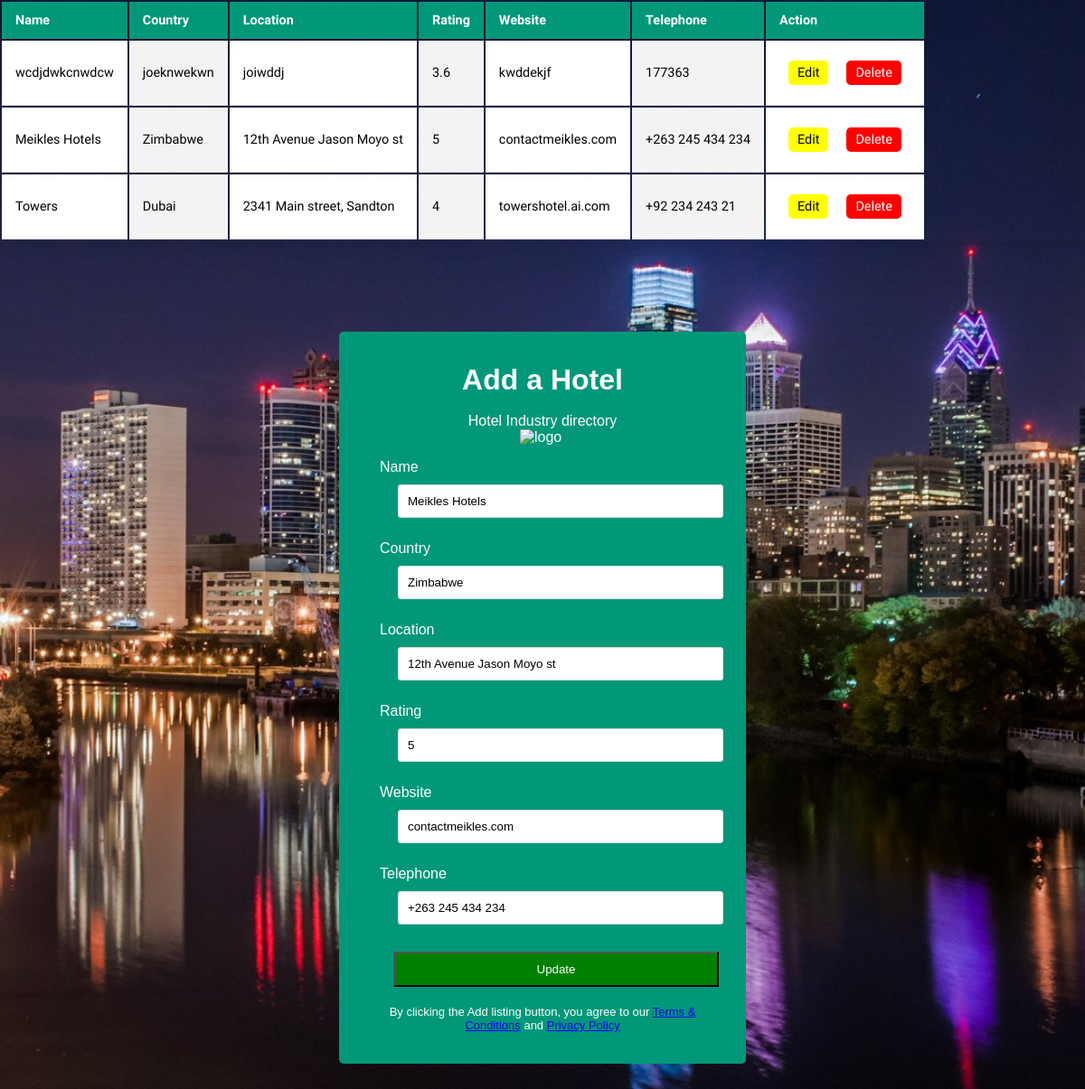
Page /index.php?edit=16 on the committed database.
### tables this page shows
CREATE TABLE `hotel_management` (
  `id` int(6) NOT NULL,
  `Name` text NOT NULL,
  `Country` text NOT NULL,
  `Location` varchar(100) NOT NULL,
  `Rating` double NOT NULL,
  `Website` varchar(100) NOT NULL,
  `Telephone` varchar(100) NOT NULL
);

### database.php (called while the page is built, shortened)
<?php
$mysqli = new mysqli('localhost','root','','hotels2020') or die(mysqli_error($mysqli));
if(isset($_GET['edit']))
{$id = $_GET['edit'];
$update = true;
  $result = $mysqli->query("SELECT * FROM hotel_management WHERE id=$id") or die($mysqli->error);
  if($result->num_rows){
    $row = $result->fetch_array();
    $name = $row['Name'];
    $country = $row['Country'];
    $location = $row['Location'];
    $rating = $row['Rating'];
    $website = $row['Website'];
    $telephone = $row['Telephone'];
  }
}

### index.php (the view, shortened to what this page needs)
<!DOCTYPE html>
<html lang="en">
<head>
    <link rel="stylesheet" href="style.css">
  </head>
<body>
<?php require_once 'database.php'; ?>
<?php
$mysqli = new mysqli('localhost','root','','hotels2020') or
die(mysqli_error($mysqli));
$result = $mysqli->query(" SELECT * FROM  hotel_management") or die($mysqli->error);
?>
<div class ="table-container">
 <table>
  <thead>
			<tr>
				<th>Name</th>
				<th>Country</th>
				<th>Location</th>
				<th>Rating</th>
				<th>Website</th>
				<th>Telephone</th>
				<th colspan="2">Action</th>
			</tr>
    </thead>
    <?php
    while ($column = $result->fetch_assoc()):?>
		<tbody>
			<tr>
				<td><?php echo $column['Name'];?></td>
				<td><?php echo $column['Country'];?></td>
				<td><?php echo $column['Location'];?></td>
				<td><?php echo $column['Rating'];?></td>
				<td><?php echo $column['Website'];?></td>
				<td><?php echo $column['Telephone'];?></td>
				<td>
            <a style="float: left;margin:10px;" href="index.php?edit=<?php echo $column['id']; ?>" class="btn btn-info" >Edit</a>
            <a style="float: right;margin:10px;" href="database.php?delete=<?php echo $column['id']; ?>" class="btn btn-danger">Delete</a>
        </td>
      </tr>
      <?php endwhile; ?>
		</tbody>
	</table>
</div>
<main>
<div id="container">
      <div class="form-wrap">
        <h1>Add a Hotel</h1><br>
        <p>Hotel Industry directory</p>
        <img class="logo" src="image\Daco_4104998.png" alt="logo">
        <form action="database.php" method="POST" >
          <div class="form-group">
            <label for="name">Name</label>
            <input type="text" name="name" value="<?php echo $name; ?>" id="name" placeholder="Enter name of hotel..." />
          </div>
          <div class="form-group">
            <label for="country">Country</label>
            <input type="text" name="country"  value="<?php echo $country; ?>" id="country" placeholder="..." />
          </div>
          <div class="form-group">
            <label for="location">Location</label>
            <input type="text" name="location"   value="<?php echo $location; ?>" id="location" placeholder="Include city name..." />
          </div>
          <div class="form-group">
            <label for="rating">Rating</label>
            <input type="double" name="rating"  value="<?php echo $rating; ?>" id="rating" placeholder="..."  />
          </div>
          <div class="form-group">
            <label for="website">Website</label>
            <input type="text" name="website" id="website"  value="<?php echo $website; ?>" placeholder="..." />
          </div>
          <div class="form-group">
            <label for="telephone">Telephone</label>
            <input type="double" name="telephone" id="telephone"  value="<?php echo $telephone; ?>" placeholder="Include your country code..."/>
          </div>
          <div class="form-group">
          <?php
            if ($update == true):
          ?>
           <button type="submit" name="update" class="updatebtn">Update</button>
            <?php else: ?>
          <button type="submit" name="save" class="addbtn"><b>Add Listing...<b></button>
          <?php endif; ?>
          </div>
           <p class="bottom-text">
            By clicking the Add listing button, you agree to our
            <a href="#">Terms & Conditions</a> and
            <a href="#">Privacy Policy</a>
          </p>
        </form>
      </div>
</div>
</main>
</body>
</html>

### style.css (style rules this page uses)
* { box-sizing: border-box; padding: 0; margin: 0; }
html { background: url(image/city.jpg) no-repeat center fixed; background-size: cover; font-family: 'Oxygen', sans-serif; }
.table-container { display: block; border-collapse: collapse; margin: auto; font-size: 0.9em; min-width: 400px; border-radius:5px 5px 0 0; overflow: hidden; box-shadow: 0 0 20px rgba(0, 0, 0, 0.15); }
.table-container thead tr { background-color:#009879; color:#ffffff; text-align:left; font-weight: bold; }
.table-container th, .table-container td { padding: 12px 15px; }
.table-container tbody tr td { border-bottom: 1px solid #dddddd; background-color: white; }
.table-container tbody tr td:nth-of-type(even) { background-color: #f3f3f3; }
.logo { width: 50px; height: auto; display: block; margin-left: auto; margin-right: auto; }
#container { font-family: 'Raleway', sans-serif; margin:100px auto; max-width: 450px; padding: 20px ; background-color: #009879 ; border-radius: 5px; }
.form-wrap { background-color: transparent; padding: 15px 25px; color: white; }
.form-wrap h1, .form-wrap p { text-align: center; }
.form-wrap .form-group { margin-top: 15px; }
.form-wrap .form-group label { display: block; color:white; }
.form-wrap .form-group input { width:100%; padding:10px; border: #ddd 1px solid; border-radius: 3px; }
.form-wrap .updatebtn { display: block; width: 100%; padding: 10px; margin-top: 20px; color: white; background:green; cursor: pointer; }
.form-wrap .bottom-text { font-size: 13px; margin-top: 20px; }
input { width: 100px; margin: 10px 20px; }
button { display: block; width: 100%; margin: 15px; }
.btn { text-decoration: none; margin: auto; padding: 8px; border-radius: 5px; padding: 5px 10px; }
.btn-info { background-color: yellow; color: black; }
.btn-danger { background-color: red; color: white; }

### rows in the picture
hotel_management: Name "wcdjdwkcnwdcw", Country "joeknwekwn", Location "joiwddj", Rating "3.6", Website "kwddekjf", Telephone "177363"
hotel_management: Name "Meikles Hotels", Country "Zimbabwe", Location "12th Avenue Jason Moyo st", Rating "5", Website "contactmeikles.com", Telephone "+263 245 434 234", name "Meikles Hotels", country "Zimbabwe", location "12th Avenue Jason Moyo st", rating "5", website "contactmeikles.com", telephone "+263 245 434 234"
hotel_management: Name "Towers", Country "Dubai", Location "2341 Main street, Sandton", Rating "4", Website "towershotel.ai.com", Telephone "+92 234 243 21"
